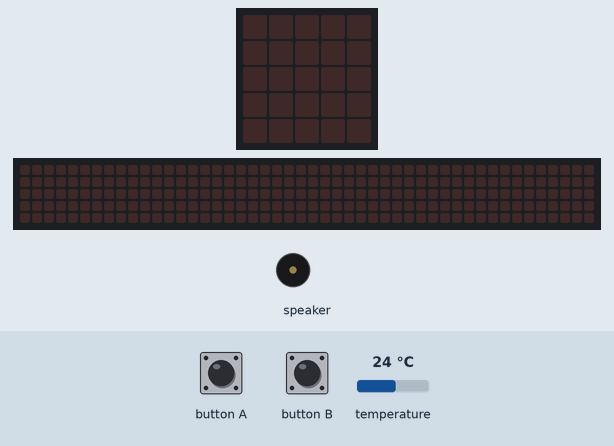
Bench run of a program on a simulated Calliope mini (MakeCode). Parts: the board's 5×5 LED display, a strip that is not on the board, showing the scrolling text unrolled, buzzer (waves = sounding). The inputs (shaded band) are chosen by the test bench; at power-on: temperature 24 °C. The 48×5 strip is a reading aid, not a part: it shows the text the display is scrolling, unrolled, one strip-width of it at a time.

Above: at 1.2 s.
1.3 s: button B pressed for 0.15 s
At 2.0 s:
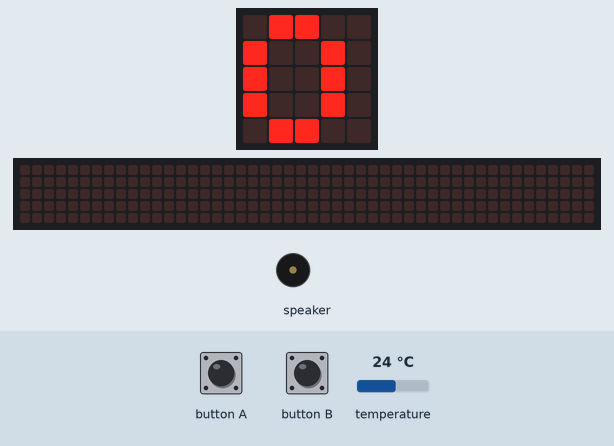
2.9 s: button A pressed for 0.15 s
At 3.17 s:
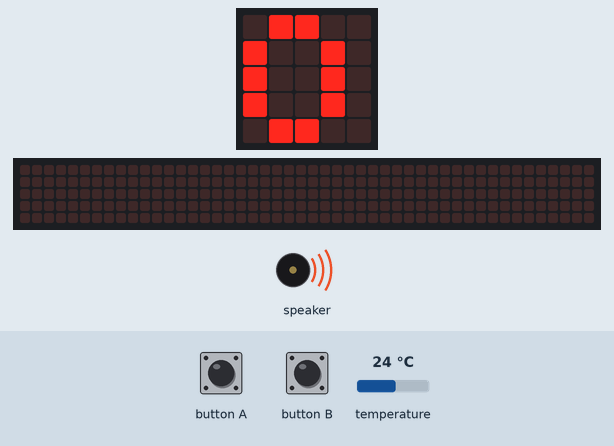
4.8 s: button B pressed for 0.15 s
At 7.5 s:
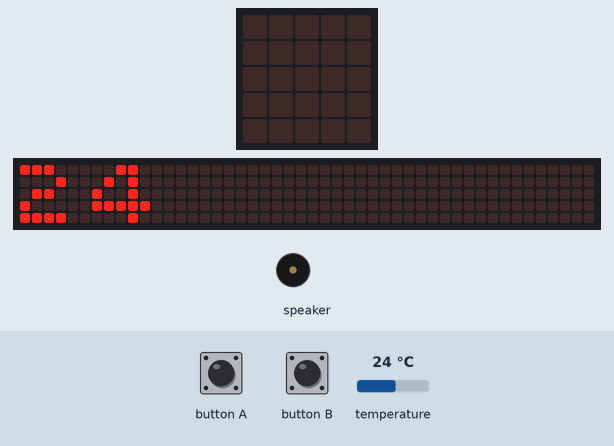
7.8 s: button A pressed for 0.15 s
At 9.2 s:
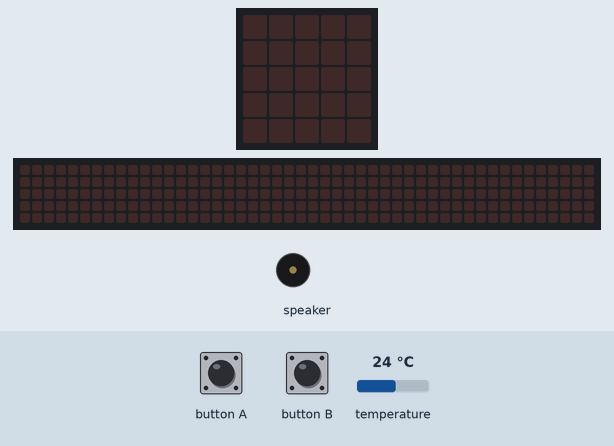
Timing chart, 0 to 10.7 s (numbered marks = the images above; inputs shaded):
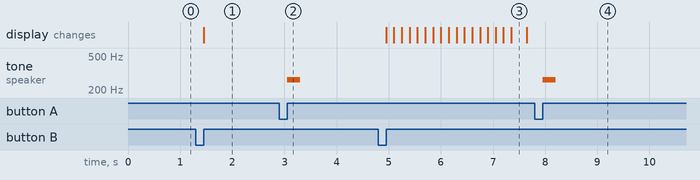

Measured:
- after the input at 1.3 s, the display: changes after 0.15 s (image 1)
- after the input at 2.9 s, tone on speaker: silent → 262 Hz after 0.15 s, → silent 0.25 s later
- after the input at 4.8 s, the display: first changes after 0.15 s (image 3 shows a later state)
- after the input at 7.8 s, tone on speaker: silent → 262 Hz after 0.15 s, → silent 0.25 s later

The program:

main.ts
```typescript
let temperaturWert = 0


input.onButtonPressed(Button.A, function () {
       temperaturWert = input.temperature()

   music.playTone(262, music.beat(BeatFraction.Half))
})


input.onButtonPressed(Button.B, function () {
    basic.showNumber(temperaturWert)
})
```

test.ts
```typescript
// Hier kann man Tests durchführen; diese Datei wird nicht kompiliert, wenn dieses Paket als Erweiterung verwendet wird.
```
